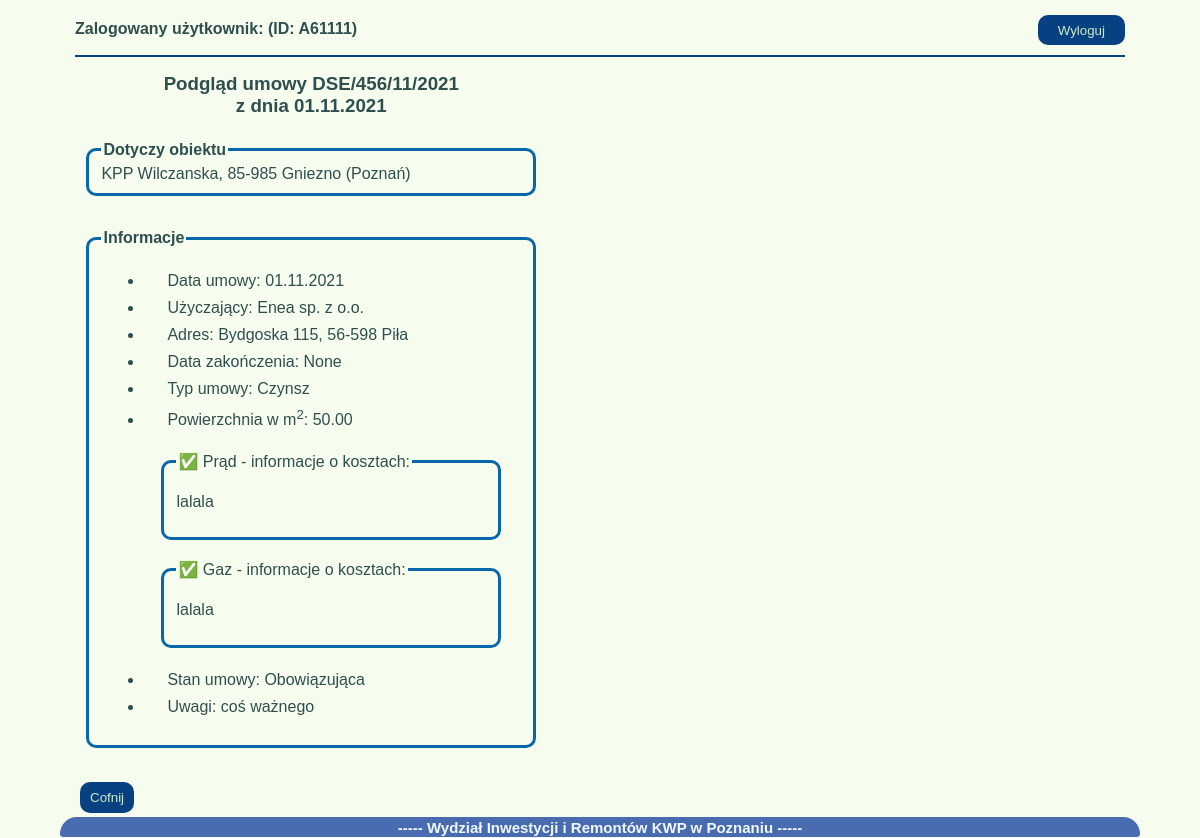
/umowy/podglad/2/ (signed in), run on an earlier commit of the app's database.
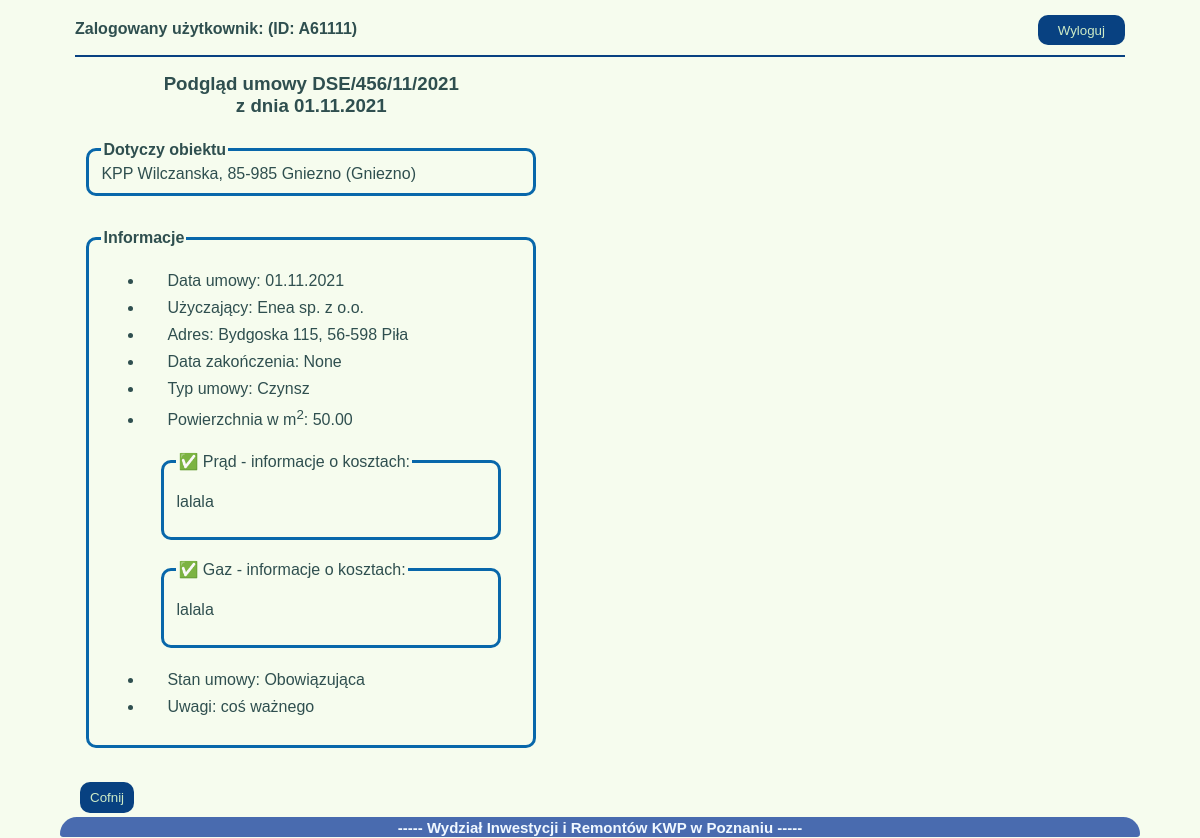
And on a later commit of the database.
### umowyapp/models.py (models this page shows, shortened)
class Umowa(models.Model):
    data_umowy = models.DateField(null=False)
    nr_umowy = models.CharField(max_length=20, blank=True, default="(BRAK NUMERU)")
    podstawa_prawna = models.ForeignKey(Podstawa_prawna, on_delete=models.CASCADE, blank=True)
    nazwa_uzyczajacego = models.CharField(max_length=30, null=True)
    adres_uzyczajacego = models.CharField(max_length=30, null=True)
    kod_pocztowy_uzyczajacego = models.CharField(max_length=6, null=True)
    miasto_uzyczajacego = models.CharField(max_length=20, null=True)
    okres_obowiazywania = models.DateField(null=True, blank=True)
    typ_umowy = models.ForeignKey(Rodzaj_umowy, on_delete=models.CASCADE)
    pow_uzyczona = models.DecimalField(max_digits=4, decimal_places=2, null=True, blank=True)
    rodzaj_kosztow_prad = models.BooleanField()
    informacje_prad = models.TextField(blank=True, default="")
    rodzaj_kosztow_gaz = models.BooleanField()
    informacje_gaz = models.TextField(blank=True, default="")
    rodzaj_kosztow_woda = models.BooleanField()
    informacje_woda = models.TextField(blank=True, default="")
    rodzaj_kosztow_co = models.BooleanField()
    informacje_co = models.TextField(blank=True, default="")
    powiaty_jedn = models.ForeignKey(Powiaty_Wlkp, on_delete=models.CASCADE)
    rodzaj_jedn = models.ForeignKey(Rodzaje_jednostek, on_delete=models.CASCADE)
    adres_jedn = models.CharField(max_length=30, null=True)
    miasto_jedn = models.CharField(max_length=20, null=True)
    kod_pocztowy_jedn = models.CharField(max_length=6, null=True)
    skan_umowy = models.FileField(upload_to='umowy_pdf', null=True, blank=True)
    stan_umowy = models.ForeignKey(Stan_umow, on_delete=models.CASCADE, blank=False, default=1)
    uwagi = models.TextField(blank=True, default="")
    archiwum = models.BooleanField(null=False, default=0)
    utworzenie = models.DateTimeField(auto_now_add=True)
    zmiana = models.DateTimeField(auto_now=True)
    autor = models.ForeignKey("auth.User", editable=False, on_delete=models.CASCADE)

class Powiaty_Wlkp(models.Model):
    powiat = models.CharField(max_length=12, null=False)
    def __str__(self):
        return f'{self.powiat}'

class Rodzaje_jednostek(models.Model):
    rodzaj = models.CharField(max_length=5, null=False)
    def __str__(self):
        return f'{self.rodzaj}'

class Rodzaj_umowy(models.Model):
    rodz_um = models.CharField(max_length=10)
    def __str__(self):
        return f'{self.rodz_um}'

class Stan_umow(models.Model):
    stan = models.CharField(max_length=30, null=False)
    def __str__(self):
        return f'{self.stan}'

### umowyapp/views.py (the view)
# urls.py: path('podglad/<int:id>/', podglad_umow, name="podglad_umowy"),
@login_required
def podglad_umow(request, id):
    podglad = Umowa.objects.get(pk=id)
    aneksy = podglad.aneks_set.all()
    return render(request, 'podglad.html', {'podglad': podglad, 'aneksy': aneksy})

### templates/podglad.html (shortened to what this page needs)
{%extends 'start.html'%}
{%block strona%}
<section xmlns="http://www.w3.org/1999/html">
    <div class="podglad_box">
        <h3 class="naglowek_podglad">Podgląd umowy {{podglad.nr_umowy}}<br>z dnia {{podglad.data_umowy}}</h3>
        <form class="podglad_umow">
            <fieldset>
                <legend><b>Dotyczy obiektu</b></legend>
                <span>{{podglad.rodzaj_jedn}} {{podglad.adres_jedn}}, {{podglad.kod_pocztowy_jedn}} {{podglad.miasto_jedn}} ({{podglad.powiaty_jedn}})</span>
            </fieldset>
        </form>
        <form class="podglad_umow">
            <fieldset>
                <legend><b>Informacje</b></legend>
                <ul>
                    <li><label>Data umowy: {{podglad.data_umowy}}</label></li>
                    <li><label>Użyczający: {{podglad.nazwa_uzyczajacego }}</label></li>
                    <li><label> Adres: {{podglad.adres_uzyczajacego}},
                        {{podglad.kod_pocztowy_uzyczajacego}} {{podglad.miasto_uzyczajacego}}</label>
                    </li>
                    <li><label>Data zakończenia: {{podglad.okres_obowiazywania}}</label></li>
                    <li><label>Typ umowy: {{podglad.typ_umowy}}</label></li>
                    <li><label>Powierzchnia w m<sup>2</sup>: {{podglad.pow_uzyczona}}</label></li>
                    {%if podglad.rodzaj_kosztow_prad == True%}
                    <form>
                    <fieldset class="media-podgląd">
                        <legend class="aktywne"> Prąd - informacje o kosztach: </legend>
                    <p>{{podglad.informacje_prad}}</p>
                    </fieldset>
                    </form>
                    {%endif%}
                    {%if podglad.rodzaj_kosztow_gaz == True%}
                      <form>
                    <fieldset class="media-podgląd">
                        <legend class="aktywne"> Gaz - informacje o kosztach: </legend>
                    <p>{{podglad.informacje_gaz}}</p>
                    </fieldset>
                    </form>
                    {%endif%}
                    <li> <label>Stan umowy: {{podglad.stan_umowy}}</label></li>
                    <li> <label>Uwagi: {{podglad.uwagi}}</label></li>
                </ul>
            </fieldset>
        </form>
        <div class="cofni_podgląd">
            <a href="{% url 'wszystkie_umowy'%}"><button class="button-general button-back">Cofnij</button></a>
        </div>
    </div>
</section>
{%endblock%}

What changed in the data, as far as the page shows it:
changed Umowa "Wilczanska": powiaty_jedn "Poznań" → "Gniezno"
